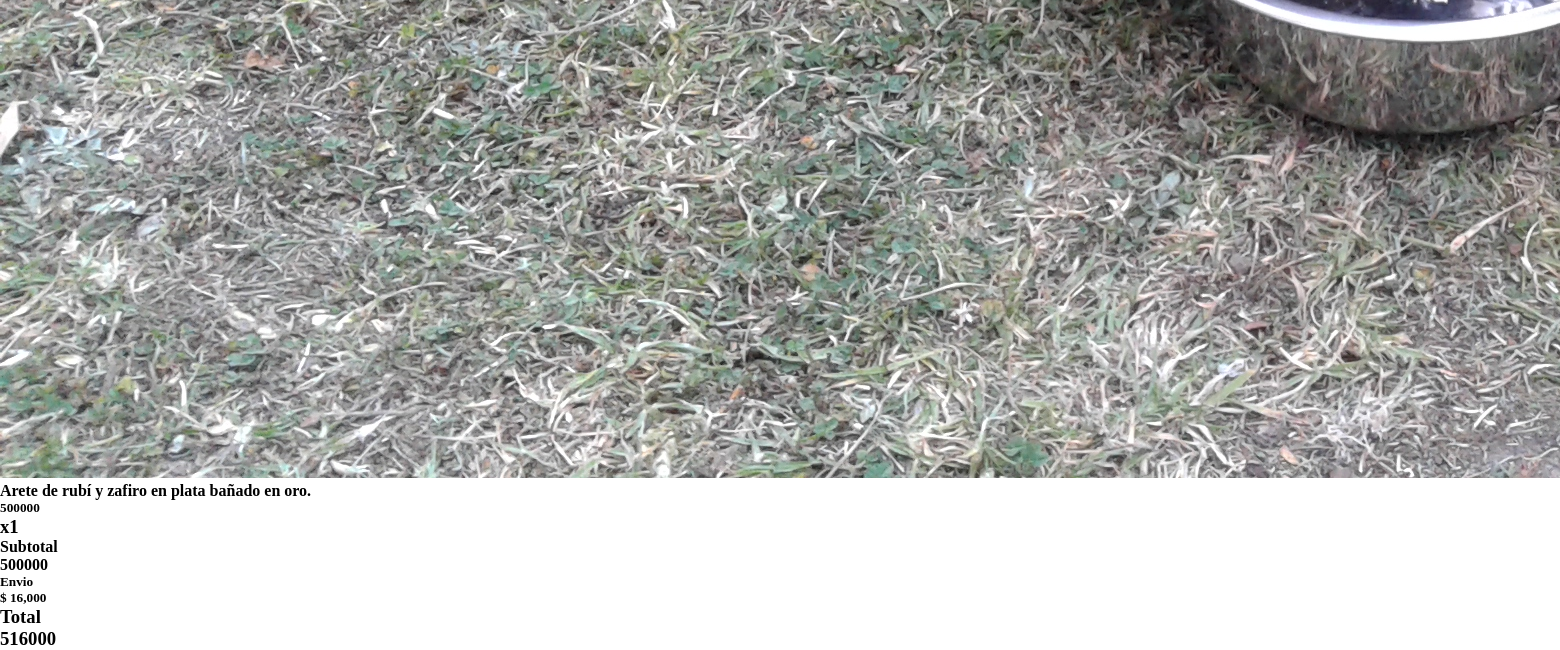
Before: /checkout/ (signed in, lower part) with the older database file.
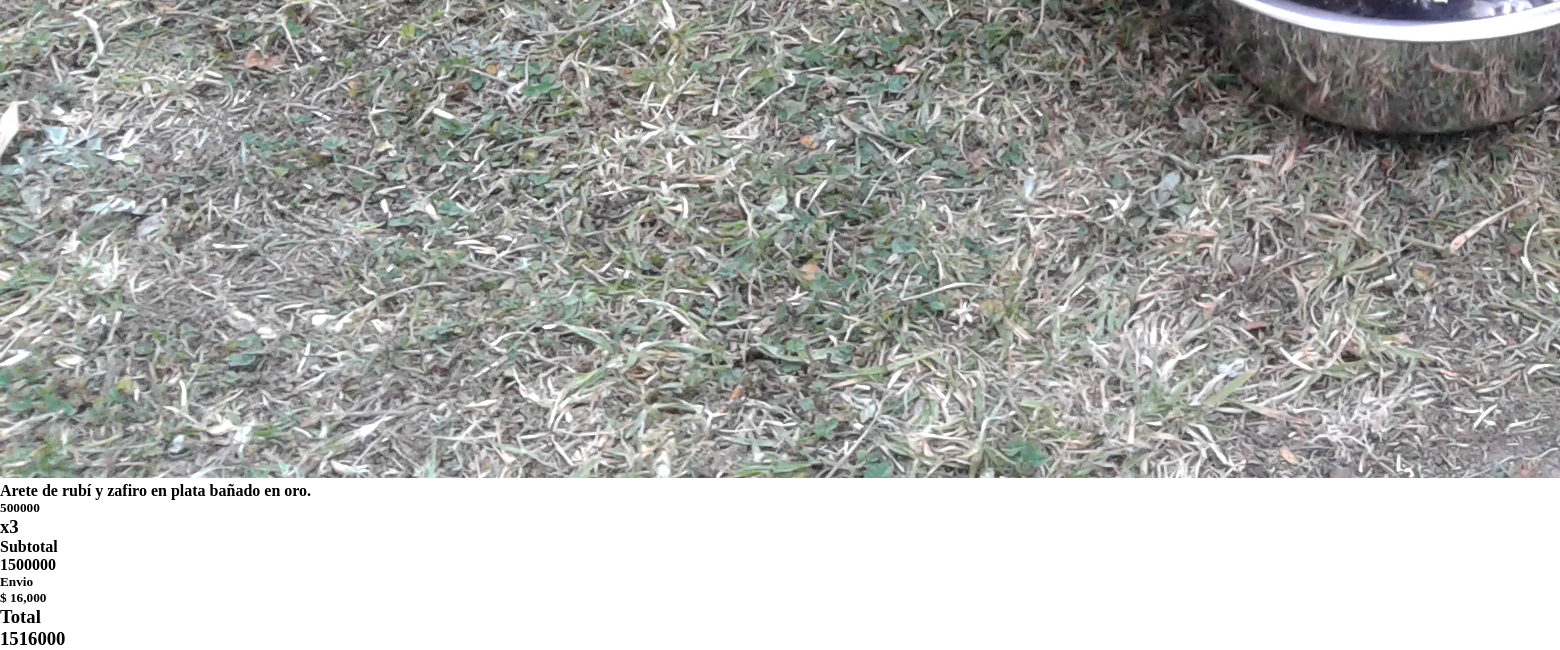
After: the same page with the newer database file.
### principal/models.py (models this page shows)
class Items(models.Model):
    carrito = models.ForeignKey(Carrito, on_delete=models.CASCADE)
    cantidad = models.PositiveIntegerField(default=1)
    producto = models.ForeignKey(Joya, on_delete=models.CASCADE)
    def total(self):
        return self.cantidad * self.producto.precio
    def posible(self):
        return self.cantidad <= self.producto.stock

class Joya(models.Model):
    nombre = models.CharField(max_length=100000)
    MATERIAL = [
        ('oro', 'Oro'),
        ('plata', 'Plata'),
        ('otros', 'Otros')
    ]
    material = models.CharField(max_length=7, choices=MATERIAL, default='Oro')
    TIPO = [
        ('aretes', 'Arete'),
        ('pulseras', 'Pulsera'),
        ('collares', 'Collar'),
        ('anillos', 'Anillo'),
        ('otros', 'Otro')
    ]
    tipo = models.CharField(max_length=50, choices=TIPO, default='Arete')
    piedra = models.CharField(max_length=100000)
    precio = models.IntegerField()
    imagen = models.ImageField(upload_to='static/images', null=True, blank=True)
    descripcion = models.TextField()
    stock = models.IntegerField(default=1)
    vistas = models.PositiveIntegerField(default=0)

### principal/views.py (the view)
# urls.py: path('checkout/', views.checkout),
@login_required(login_url="/login/")
def checkout(request):
    usuario = User.objects.get(username=request.user)
    carro = Carrito.objects.get(propietario=usuario)
    productos = Items.objects.filter(carrito=carro)
    valor_total = 0
    for producto in productos:
        if producto.posible():
            valor_total += producto.total()
    con_envio = valor_total + 16000
    ctx = {'subtotal' : valor_total, 'total' : con_envio, 'productos' : productos}
    return render(request, 'checkout.html', ctx)

### templates/checkout.html (shortened to what this page needs)
<!DOCTYPE html>
<html>
    <head>
    </head>
    {% include 'barra.html' %}
    <body>
        <div>
            <div>
                {% for producto in productos %}
                    <div>
                        <img src="/{{producto.producto.imagen}}">
                        <h4>{{producto.producto.nombre}}</h4>
                        <h5>{{producto.producto.precio}}</h5>
                        <h3>x{{producto.cantidad}}</h3>
                    </div>
                {% endfor %}
                <div>
                    <div>
                        <h4>Subtotal</h4>
                        <h4>{{subtotal}}</h4>
                    </div>
                    <div>
                        <h5>Envio</h5>
                        <h5>$ 16,000</h5>
                    </div>
                    <div>
                        <h3>Total</h3>
                        <h3>{{total}}</h3>
                    </div>
                </div>
            </div>
        </div>
    </body>
</html>

Changed rows visible on the page:
changed Items "Arete de rubí y zafiro en plata bañado en oro.": cantidad "1" → "3"
Other visible differences:
{{ subtotal }}: "500000" → "1500000"
{{ total }}: "516000" → "1516000"
